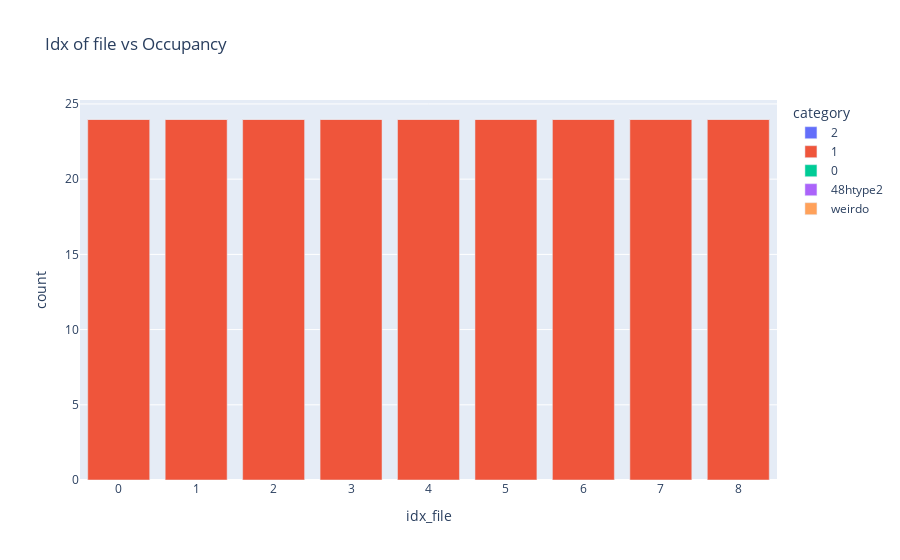

Here is the notebook cell this chart was saved with:
### Code cell
tuple_metainfo = get_tuple_metainfo(coor_structure_init_dict_expanded, litype, el = "Li")
file_loc_important_cols_sorted = file_loc_important_cols.sort_values("toten [eV]", ascending=True).reset_index()

idx_coor_cage_order = {0: np.array([0.97111, 0.25   , 0.25   ]), 3: np.array([0.02889, 0.75   , 0.25   ]),
                       1: np.array([0.02889, 0.25   , 0.75   ]), 2: np.array([0.97111, 0.75   , 0.75   ])}

coor_24g_array = np.array([item['coor'] for sublist in tuple_metainfo.values() for item in sublist if item['type'] == '24g'])
centroids, labels = kmeans_cluster_weirdos(coor_24g_array, amount_clusters = 4)
idx_cage_coor_24g = get_idx_cage_coor_24g(coor_24g_array, labels, idx_coor_cage_order, amount_clusters = 4)
create_POSCAR_weirdos_centroids_appended(coor_24g_array, centroids, direc_restructure_destination, lattice_constant, filename = "POSCAR_24g_centroids4")
tuple_cage_metainfo = get_tuple_cage_metainfo(tuple_metainfo, idx_cage_coor_24g)


get_occupancy(file_loc_important_cols_sorted, coor_structure_init_dict_expanded, tuple_cage_metainfo, direc_restructure_destination, var_filename = "mapLi", el = "Li")

category_labels_occupancy = {
    '2': '2',
    '1': '1',
    '0': '0',
    '48htype1': '48htype2',
    'weirdo': 'weirdo'
    # ... add more as needed
}

df = plot_occupancy(file_loc_important_cols_sorted, category_labels_occupancy)

### Figure 1 — Plotly figure (JSON) as saved in the notebook; plotly's stock layout.template omitted (floating-point values rounded to 4 significant figures)
{"data": [{"alignmentgroup": "True", "hovertemplate": "category=2<br>idx_file=%{x}<br>count=%{y}<extra></extra>", "legendgroup": "2", "marker": {"color": "#636efa", "pattern": {"shape": ""}}, "name": "2", "offsetgroup": "2", "orientation": "v", "showlegend": true, "textposition": "auto", "type": "bar", "x": [0, 1, 2, 3, 4, 5, 6, 7, 8], "xaxis": "x", "y": [0, 0, 0, 0, 0, 0, 0, 0, 0], "yaxis": "y"}, {"alignmentgroup": "True", "hovertemplate": "category=1<br>idx_file=%{x}<br>count=%{y}<extra></extra>", "legendgroup": "1", "marker": {"color": "#EF553B", "pattern": {"shape": ""}}, "name": "1", "offsetgroup": "1", "orientation": "v", "showlegend": true, "textposition": "auto", "type": "bar", "x": [0, 1, 2, 3, 4, 5, 6, 7, 8], "xaxis": "x", "y": [24, 24, 24, 24, 24, 24, 24, 24, 24], "yaxis": "y"}, {"alignmentgroup": "True", "hovertemplate": "category=0<br>idx_file=%{x}<br>count=%{y}<extra></extra>", "legendgroup": "0", "marker": {"color": "#00cc96", "pattern": {"shape": ""}}, "name": "0", "offsetgroup": "0", "orientation": "v", "showlegend": true, "textposition": "auto", "type": "bar", "x": [0, 1, 2, 3, 4, 5, 6, 7, 8], "xaxis": "x", "y": [0, 0, 0, 0, 0, 0, 0, 0, 0], "yaxis": "y"}, {"alignmentgroup": "True", "hovertemplate": "category=48htype2<br>idx_file=%{x}<br>count=%{y}<extra></extra>", "legendgroup": "48htype2", "marker": {"color": "#ab63fa", "pattern": {"shape": ""}}, "name": "48htype2", "offsetgroup": "48htype2", "orientation": "v", "showlegend": true, "textposition": "auto", "type": "bar", "x": [0, 1, 2, 3, 4, 5, 6, 7, 8], "xaxis": "x", "y": [0, 0, 0, 0, 0, 0, 0, 0, 0], "yaxis": "y"}, {"alignmentgroup": "True", "hovertemplate": "category=weirdo<br>idx_file=%{x}<br>count=%{y}<extra></extra>", "legendgroup": "weirdo", "marker": {"color": "#FFA15A", "pattern": {"shape": ""}}, "name": "weirdo", "offsetgroup": "weirdo", "orientation": "v", "showlegend": true, "textposition": "auto", "type": "bar", "x": [0, 1, 2, 3, 4, 5, 6, 7, 8], "xaxis": "x", "y": [0, 0, 0, 0, 0, 0, 0, 0, 0], "yaxis": "y"}], "layout": {"barmode": "relative", "legend": {"title": {"text": "category"}, "tracegroupgap": 0}, "title": {"text": "Idx of file vs Occupancy"}, "xaxis": {"anchor": "y", "domain": [0, 1], "title": {"text": "idx_file"}}, "yaxis": {"anchor": "x", "domain": [0, 1], "title": {"text": "count"}}}}
